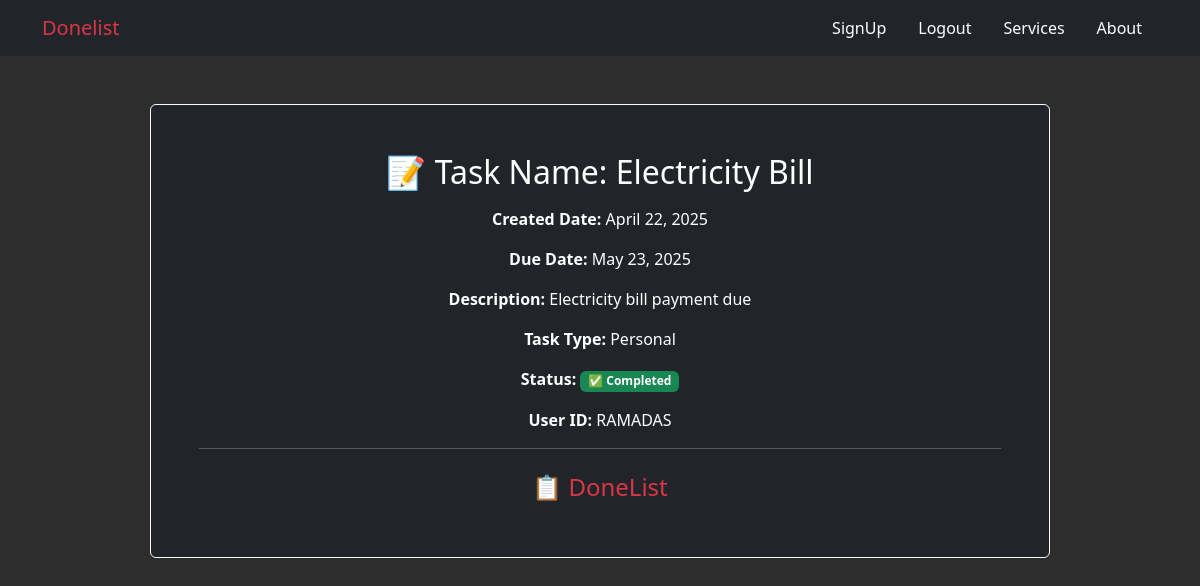
Screenshot of /taskdetail/2 (signed in) with the database file from the repository.
### App/models.py (models this page shows, shortened)
class TaskModel(models.Model):
    taskname = models.CharField(max_length=100)
    created_date = models.DateField(auto_now_add=True)
    due_date = models.DateField()
    description = models.TextField(null=True,blank=True)
    category = [
        ('Work','Work'),
        ('Personal','Personal'),
        ('Urgent','Urgent')
    ]
    task_category = models.CharField(max_length=100,choices=category)
    completed_status = models.BooleanField(default=False)
    user_id = models.ForeignKey(User,on_delete=models.CASCADE)

### App/views.py (the view)
# urls.py: path('taskdetail/<int:id>',av.TaskDetailView.as_view(),name="detail"),
@method_decorator(decorator=is_user,name="dispatch")
class TaskDetailView(View):
    def get(self, request, **kwargs):
        id = kwargs.get('id')
        item = TaskModel.objects.get(id=id)
        return render(request, "taskdetail.html", {'item': item})

### App/views.py (called while the page is built)
def is_user(fn):
    def wrapper(request,*args,**kwargs):
        id = kwargs.get("id")
        item = TaskModel.objects.get(id=id)
        if item.user_id == request.user:
            return fn(request,**kwargs)
        return redirect("login")
    return wrapper

### App/templates/taskdetail.html
{% extends 'base.html' %}
{% block content %}
<div class="card text-center mt-5 w-75 mx-auto bg-dark text-white p-5 border border-light">
    <div class="my-auto">
        <h2 class="mb-3">📝 Task Name: {{ item.taskname }}</h2>
        <p><strong>Created Date:</strong> {{ item.created_date }}</p>
        <p><strong>Due Date:</strong> {{ item.due_date }}</p>
        <p><strong>Description:</strong> {{ item.description }}</p>
        <p><strong>Task Type:</strong> {{ item.task_category }}</p>
        <p>
            <strong>Status:</strong>
            {% if item.completed_status %}
                <span class="badge bg-success">✅ Completed</span>
            {% else %}
                <span class="badge bg-warning text-dark">⏳ Pending</span>
            {% endif %}
        </p>
        <p><strong>User ID:</strong> {{ item.user_id }}</p>
        <hr class="border-light">
        <h4 class="text-danger mt-4">📋 DoneList</h4>
    </div>
</div>
{% endblock %}

### App/templates/base.html (style rules this page uses)
body { background-color: #2d2d2d; background-image: url('https://www.transparenttextures.com/patterns/black-linen.png'); color: white; }

### rows the page displays
TaskModel: taskname "Electricity Bill", created_date "April 22, 2025", due_date "May 23, 2025", description "Electricity bill payment due", task_category "Personal", user_id "RAMADAS"
